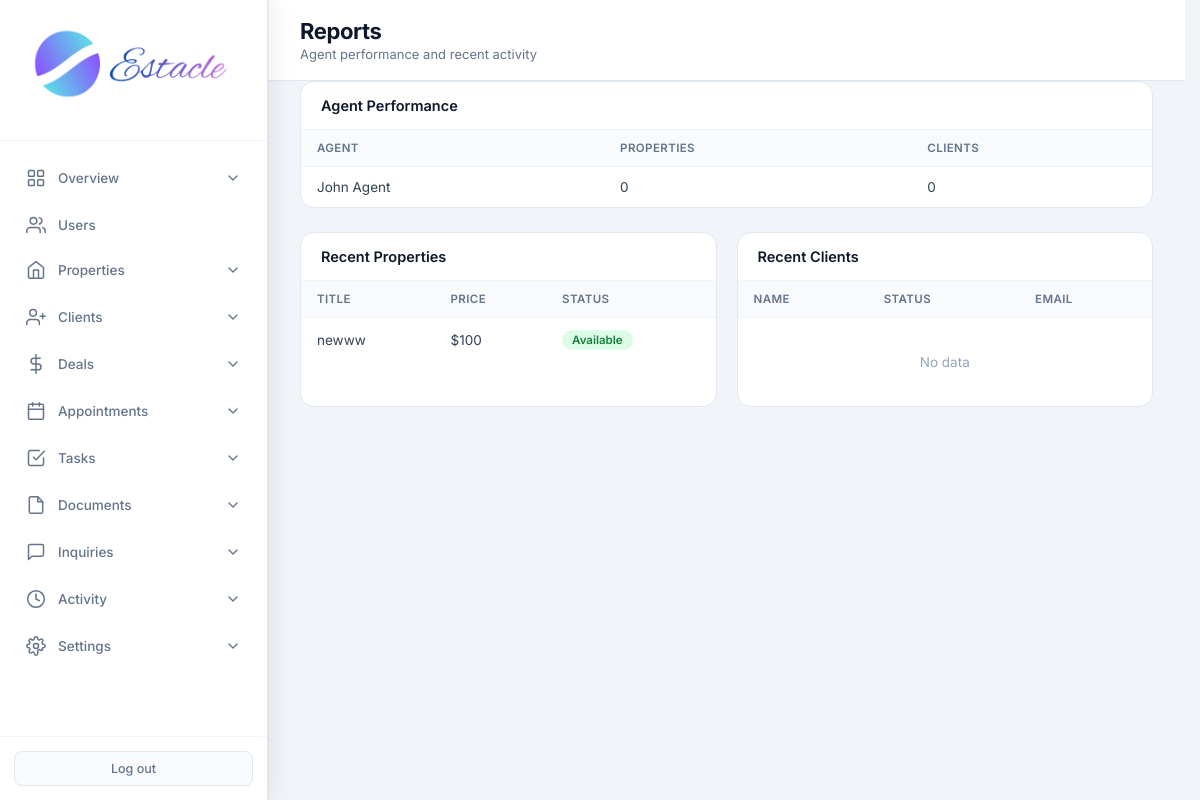
Page /admin/reports (signed in) on the earlier database version.
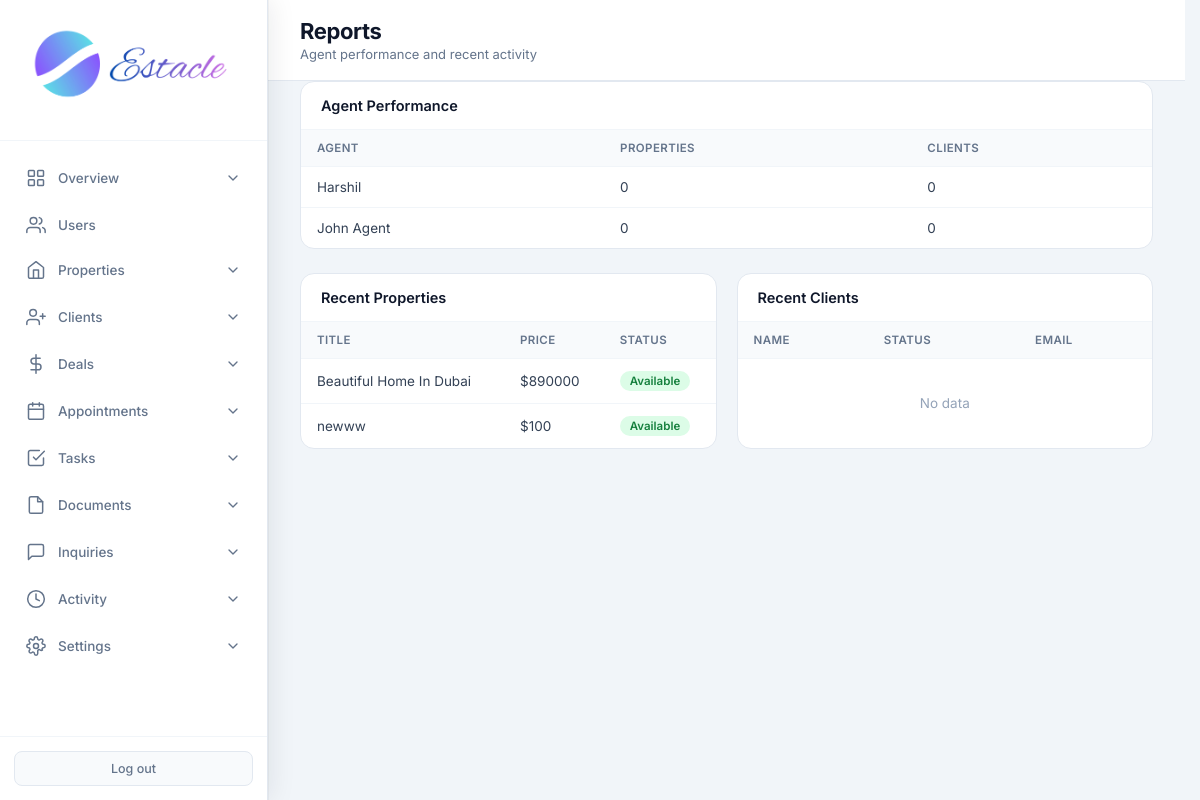
Same page on the later database version.
### tables this page shows
CREATE TABLE users (
            id INTEGER PRIMARY KEY AUTOINCREMENT,
            email TEXT UNIQUE NOT NULL,
            password TEXT NOT NULL,
            full_name TEXT NOT NULL,
            role TEXT NOT NULL CHECK(role IN ('admin', 'agent', 'customer')),
            phone TEXT,
            created_at TIMESTAMP DEFAULT CURRENT_TIMESTAMP,
            is_active INTEGER DEFAULT 1
        , avatar TEXT, last_seen TIMESTAMP);

CREATE TABLE properties (
            id INTEGER PRIMARY KEY AUTOINCREMENT,
            title TEXT NOT NULL,
            description TEXT,
            price REAL NOT NULL,
            property_type TEXT NOT NULL,
            status TEXT DEFAULT 'available',
            address TEXT,
            city TEXT,
            state TEXT,
            zip_code TEXT,
            bedrooms INTEGER,
            bathrooms REAL,
            area_sqft REAL,
            agent_id INTEGER,
            created_at TIMESTAMP DEFAULT CURRENT_TIMESTAMP, category TEXT DEFAULT "sale", listing_type TEXT DEFAULT "sale", floor TEXT, carpet_area REAL, furnishing TEXT, parking TEXT, amenities TEXT, seller_name TEXT, seller_phone TEXT, monthly_rent REAL, security_deposit REAL, maintenance REAL, per_sqft REAL, latitude TEXT, longitude TEXT, photos TEXT, year_built TEXT, facing TEXT,
            FOREIGN KEY (agent_id) REFERENCES users (id)
        );

### routes/admin.py (the view)
@admin.route('/admin/reports')
@login_required
@role_required('admin')
def admin_reports():
    db = get_db()
    recent_props = db.execute('SELECT id, title, price, status, city, created_at FROM properties ORDER BY created_at DESC LIMIT 10').fetchall()
    recent_clients = db.execute('SELECT id, full_name, status, email, created_at FROM clients ORDER BY created_at DESC LIMIT 10').fetchall()
    agents = db.execute("""
        SELECT u.id, u.full_name,
               (SELECT COUNT(*) FROM properties WHERE agent_id = u.id) as prop_count,
               (SELECT COUNT(*) FROM clients WHERE agent_id = u.id) as client_count
        FROM users u WHERE u.role = 'agent' ORDER BY u.full_name
    """).fetchall()
    return render_template('admin_reports.html', recent_props=recent_props, recent_clients=recent_clients, agents=agents)

### core/db.py (called while the page is built)
def get_db():
    if 'db' not in g:
        g.db = sqlite3.connect(current_app.config['DATABASE'])
        g.db.row_factory = sqlite3.Row
    return g.db

### core/helpers.py (called while the page is built)
def login_required(f):
    @wraps(f)
    def decorated_function(*args, **kwargs):
        if 'user_id' not in session:
            flash('Please log in to access this page.', 'warning')
            return redirect(url_for('auth.login'))
        return f(*args, **kwargs)
    return decorated_function

def role_required(*roles):
    def decorator(f):
        @wraps(f)
        def decorated_function(*args, **kwargs):
            if 'user_id' not in session:
                flash('Please log in to access this page.', 'warning')
                return redirect(url_for('auth.login'))
            if session.get('role') not in roles:
                flash('You do not have permission to access this page.', 'danger')
                return redirect(url_for('auth.role_redirect'))
            return f(*args, **kwargs)
        return decorated_function
    return decorator

### templates/admin_reports.html (shortened to what this page needs)
<!DOCTYPE html>
<html lang="en">
<head>
    <link rel="stylesheet" href="{{ url_for('static', filename='css/admin.css') }}">
</head>
<body>
<div class="app-layout">
    {% set active = 'reports' %}
    {% include 'partials/admin_sidebar.html' %}
    <main class="main-content">
        <header class="top-bar">
            <div>
                <h1 class="page-title">Reports</h1>
                <p class="page-subtitle">Agent performance and recent activity</p>
            </div>
        </header>
        <div class="panel full">
            <div class="panel-header"><h2>Agent Performance</h2></div>
            <div class="table-wrap">
                <table>
                    <thead><tr><th>Agent</th><th>Properties</th><th>Clients</th></tr></thead>
                    <tbody>
                    {% for a in agents %}
                    <tr>
                        <td>{{ a.full_name }}</td>
                        <td>{{ a.prop_count }}</td>
                        <td>{{ a.client_count }}</td>
                    </tr>
                    {% else %}
                    <tr><td colspan="3" class="empty">No agents yet</td></tr>
                    {% endfor %}
                    </tbody>
                </table>
            </div>
        </div>
        <div class="panels-row">
            <div class="panel">
                <div class="panel-header"><h2>Recent Properties</h2></div>
                <div class="table-wrap">
                    <table>
                        <thead><tr><th>Title</th><th>Price</th><th>Status</th></tr></thead>
                        <tbody>
                        {% for p in recent_props %}
                        <tr>
                            <td>{{ p.title }}</td>
                            <td>${{ "%.0f"|format(p.price) }}</td>
                            <td><span class="badge badge-{{ p.status }}">{{ p.status }}</span></td>
                        </tr>
                        {% else %}
                        <tr><td colspan="3" class="empty">No data</td></tr>
                        {% endfor %}
                        </tbody>
                    </table>
                </div>
            </div>
            <div class="panel">
                <div class="panel-header"><h2>Recent Clients</h2></div>
                <div class="table-wrap">
                    <table>
                        <thead><tr><th>Name</th><th>Status</th><th>Email</th></tr></thead>
                        <tbody>
                        {% for c in recent_clients %}
                        <tr>
                            <td>{{ c.full_name }}</td>
                            <td><span class="badge badge-{{ c.status }}">{{ c.status }}</span></td>
                            <td>{{ c.email or '—' }}</td>
                        </tr>
                        {% else %}
                        <tr><td colspan="3" class="empty">No data</td></tr>
                        {% endfor %}
                        </tbody>
                    </table>
                </div>
            </div>
        </div>
    </main>
</div>
</body>
</html>

Differences in the rows shown:
added users: full_name "Harshil", prop_count "0", client_count "0"
added properties: title "Beautiful Home In Dubai", price "890000", status "Available"
